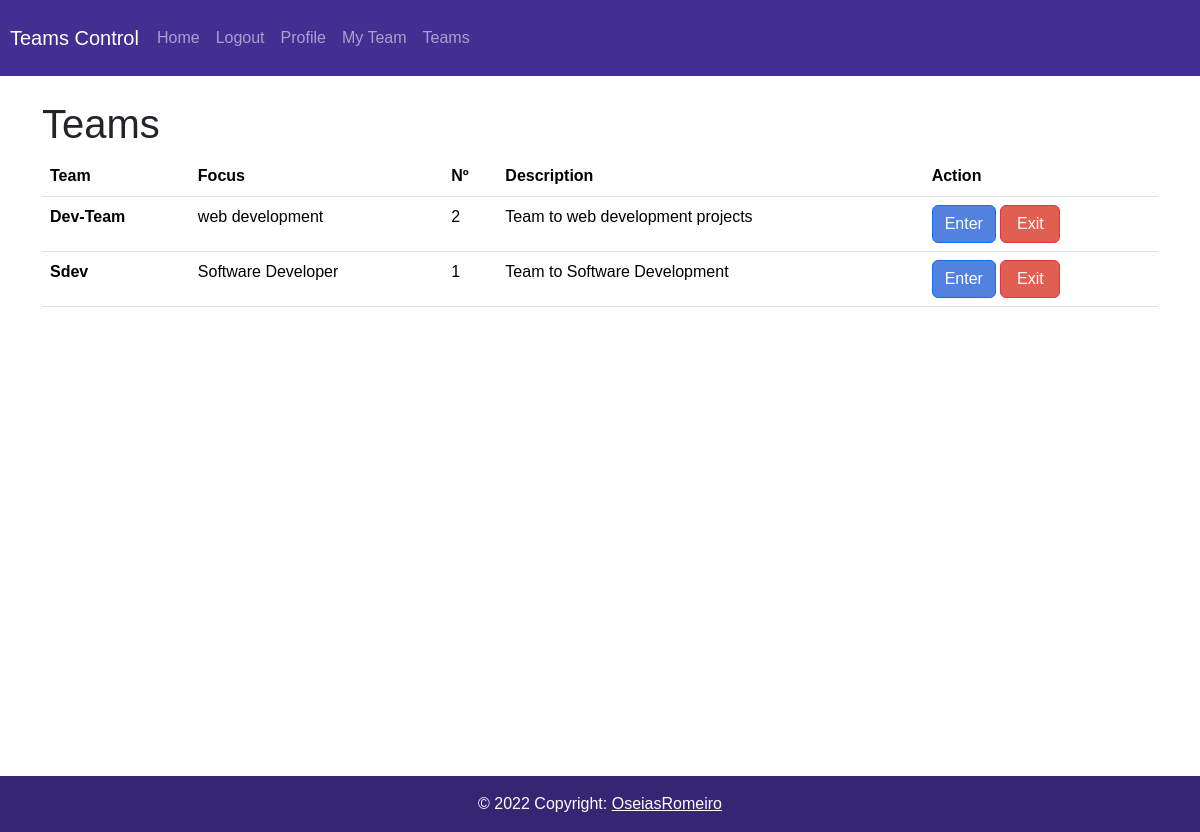
The app's page /teams/2/ (signed in) with its own data.
### app/models.py (models this page shows, shortened)
class Team(models.Model):
    owner = models.OneToOneField(CustomUser, on_delete=models.CASCADE, primary_key=True, default=CustomUser)
    participants = models.ManyToManyField(CustomUser, default=CustomUser, related_name='participa')
    invites = models.ManyToManyField(CustomUser, related_name='invited')
    name = models.CharField('Name', max_length=20)
    focus = models.CharField('Focus', max_length=50)
    description = models.CharField('Description', max_length=200)
    private = models.BooleanField(default=False)

### app/views.py (the view)
# urls.py: path('teams/<int:pk>/', Teams.as_view(), name='teams'),
class Teams(LoginRequiredMixin, ListView):
    template_name = 'team/teams.html'
    model = Team
    def get_queryset(self):
        user = self.request.user
        return super().get_queryset().filter(participants=user)
    def get_context_data(self, **kwargs):
        context = super().get_context_data(**kwargs)
        return context

### app/templates/team/teams.html
{% extends 'base.html' %}
{% block content %}
<br>
<div class="container">
    <h1>Teams</h1>
    <div class="table-responsive">
        <table class="table">
            <thead class="bg-dark text-light">
                <tr>
                    <th scope="col">Team</th>
                    <th scope="col">Focus</th>
                    <th scope="col">Nº</th>
                    <th scope="col">Description</th>
                    <th scope="col">Action</th>
                </tr>
            </thead>
            <tbody>
                {% for team in object_list %}
                <tr>
                    <th scope="row">{{ team.name }}</th>
                    <td>{{ team.focus }}</td>
                    <td>{{ team.participants.count }}</td>
                    <td>{{ team.description }}</td>
                    <td>
                        <a href="{% url 'work' team.pk %}"><button class="btn btn-primary" style="min-width: 60px;">Enter</button></a>
                        <a href="{% url 'teamExit' team.pk %}"><button class="btn btn-danger" style="min-width: 60px;">Exit</button></a>
                    </td>
                </tr>
                {% endfor %}
            </tbody>
        </table>
    </div>
</div>
{% endblock %}

### app/static/css/style.css (style rules this page uses)
body { font-family: Arial, Helvetica, sans-serif; }
.btn-primary { background-color: #5281DE; }
.btn-danger { background-color: #E05F50; }

### records on screen
Team: name "Dev-Team", focus "web development", participants.count "2", description "Team to web development projects"
Team: name "Sdev", focus "Software Developer", participants.count "1", description "Team to Software Development"
